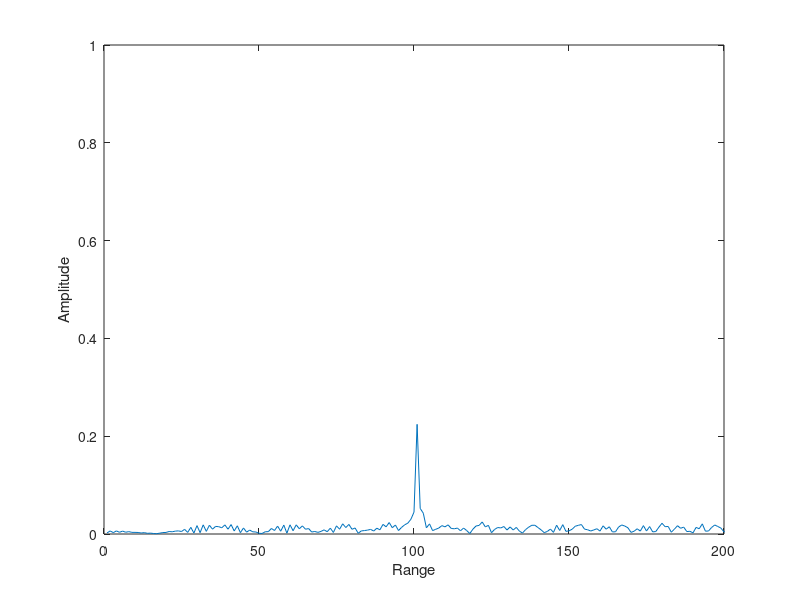
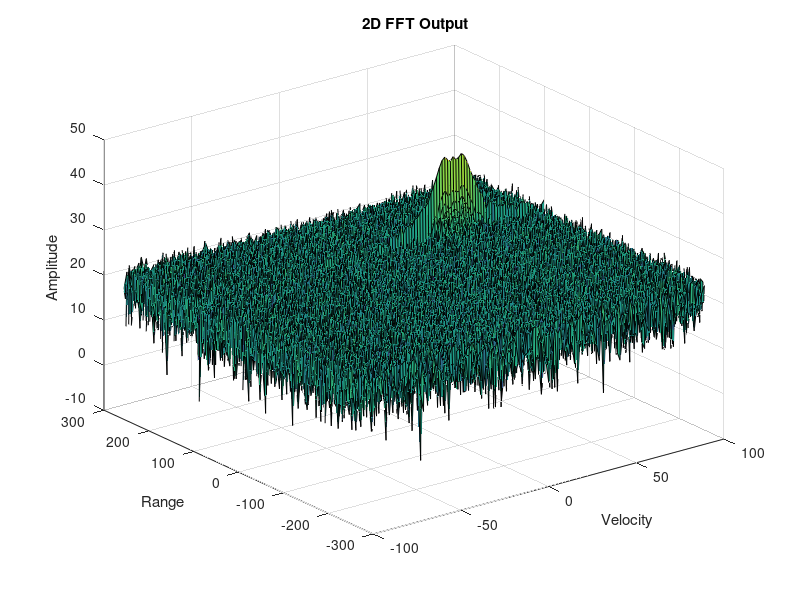

MATLAB code to generate these figures, in order: (Note: this script raises an error after producing the figures.)
clear all
clc;

%% Radar Specifications 
%%%%%%%%%%%%%%%%%%%%%%%%%%%
% Frequency of operation = 77GHz
% Max Range = 200m
% Range Resolution = 1 m
% Max Velocity = 100 m/s
%%%%%%%%%%%%%%%%%%%%%%%%%%%

%speed of light = 3e8
%% User Defined Range and Velocity of target
% *%TODO* :
% define the target's initial position and velocity. Note : Velocity
% remains contant

%given values:
%fr = 77*10^9;
Rmax = 200;
Rr = 1;
Vmax = 100;
c = 3*10^8;

% defined values:
Rtarget = 100;
Vtarget = 50;

 


%% FMCW Waveform Generation

% *%TODO* :
%Design the FMCW waveform by giving the specs of each of its parameters.
% Calculate the Bandwidth (B), Chirp Time (Tchirp) and Slope (slope) of the FMCW
% chirp using the requirements above.

Bsweep = c/(2*Rr); %Bandwidth for each chirp at given resolution
Tchirp  = 5.5*2*Rmax/c; %Chirp time for each chirp
slope = Bsweep/Tchirp; %Slope of the chirp signal

%Operating carrier frequency of Radar 
fc= 77e9;             %carrier freq

                                                          
%The number of chirps in one sequence. Its ideal to have 2^ value for the ease of running the FFT
%for Doppler Estimation. 
Nd=128;                   % #of doppler cells OR #of sent periods % number of chirps

%The number of samples on each chirp. 
Nr=1024;                  %for length of time OR # of range cells

% Timestamp for running the displacement scenario for every sample on each
% chirp
t=linspace(0,Nd*Tchirp,Nr*Nd); %total time for samples


%Creating the vectors for Tx, Rx and Mix based on the total samples input.
Tx=zeros(1,length(t)); %transmitted signal
Rx=zeros(1,length(t)); %received signal
Mix = zeros(1,length(t)); %beat signal

%Similar vectors for range_covered and time delay.
r_t=zeros(1,length(t));
td=zeros(1,length(t));


%% Signal generation and Moving Target simulation
% Running the radar scenario over the time. 

for i=1:length(t)         
    
    
    % *%TODO* :
    %For each time stamp update the Range of the Target for constant velocity. 
    r_t(i) = Rtarget+(Vtarget*t(i));% distance = speed * time
    td(i) = 2*r_t(i)/c; %twice the distnace to and fro
    
    % *%TODO* :
    %For each time sample we need update the transmitted and
    %received signal. 
    Tx(i) = cos(2*pi*((fc*t(i))+((slope*t(i)*t(i))/2)));
    Rx(i) = cos(2*pi*((fc*(t(i)-td(i)))+((slope*(t(i)-td(i))*(t(i)-td(i)))/2)));
    
    % *%TODO* :
    %Now by mixing the Transmit and Receive generate the beat signal
    %This is done by element wise matrix multiplication of Transmit and
    %Receiver Signal
    Mix(i) = Tx(i).*Rx(i);
    
end

%% RANGE MEASUREMENT


 % *%TODO* :
%reshape the vector into Nr*Nd array. Nr and Nd here would also define the size of
%Range and Doppler FFT respectively.
Mix = reshape(Mix,[Nr,Nd]);

 % *%TODO* :
%run the FFT on the beat signal along the range bins dimension (Nr) and
%normalize.
Mix_fft = fft(Mix,Nr);
 % *%TODO* :
% Take the absolute value of FFT output and %normalize
Mix_fft = abs(Mix_fft/Nr);

 % *%TODO* :
% Output of FFT is double sided signal, but we are interested in only one side of the spectrum.
% Hence we throw out half of the samples.
Mix_fft = Mix_fft(1:(Nr/2)+1);

%plotting the range
figure ('Name','Range from First FFT')
%subplot(2,1,1)

 % *%TODO* :
 % plot FFT output 

plot(Mix_fft); 
axis ([0 200 0 1]);
xlabel('Range'); 
ylabel('Amplitude'); 



%% RANGE DOPPLER RESPONSE
% The 2D FFT implementation is already provided here. This will run a 2DFFT
% on the mixed signal (beat signal) output and generate a range doppler
% map.You will implement CFAR on the generated RDM


% Range Doppler Map Generation.

% The output of the 2D FFT is an image that has reponse in the range and
% doppler FFT bins. So, it is important to convert the axis from bin sizes
% to range and doppler based on their Max values.

Mix=reshape(Mix,[Nr,Nd]);

% 2D FFT using the FFT size for both dimensions.
sig_fft2 = fft2(Mix,Nr,Nd);

% Taking just one side of signal from Range dimension.
sig_fft2 = sig_fft2(1:Nr/2,1:Nd);
sig_fft2 = fftshift (sig_fft2);
RDM = abs(sig_fft2);
RDM = 10*log10(RDM) ;

%use the surf function to plot the output of 2DFFT and to show axis in both
%dimensions
doppler_axis = linspace(-100,100,Nd);
range_axis = linspace(-200,200,Nr/2)*((Nr/2)/400);
figure,surf(doppler_axis,range_axis,RDM);
ylabel('Range'); 
xlabel('Velocity'); 
zlabel('Amplitude');
title(' 2D FFT Output');

%% CFAR implementation

%Slide Window through the complete Range Doppler Map

% *%TODO* :
%Select the number of Training Cells in both the dimensions.
Tr = 10;%20%14%12%12%10
Td = 8;%20%14%12%10%8

% *%TODO* :
%Select the number of Guard Cells in both dimensions around the Cell under 
%test (CUT) for accurate estimation
Gr = 5;%8%5
Gd = 5;%6%5
% *%TODO* :
% offset the threshold by SNR value in dB
Offset = 6;%6
% *%TODO* :
%Create a vector to store noise_level for each iteration on training cells
noise_level = zeros(1,1);

signal_cfar = zeros(Nr/2,Nd);
% *%TODO* :
%design a loop such that it slides the CUT across range doppler map by
%giving margins at the edges for Training and Guard Cells.
 
trainingcells = (2*Tr+2*Gr+1)*(2*Td+2*Gd+1) - (2*Gr+1)*(2*Gd+1);%total training cells

for i = 1:(Nr/2 - (2*Gr+2*Tr))%outerloop of range
    for j = 1:(Nd - (2*Gd+2*Td))%inner loops of doppler
        
        %sig1-sig2 is done to only calculate training cells noise signal
        %(Tr and Td)- note we just considering the leading training cells
        %For every iteration sum the signal level within all the training cells.
         %To sum convert the value from logarithmic to linear using db2pow function.
        sig1 = sum(db2pow(RDM(i:i+2*Tr+2*Gr, j:j+2*Td+2*Gd)),'all');
        sig2 = sum(db2pow(RDM(i+Tr:i+Tr+2*Gr, j+Td:j+Td+2*Gd)),'all');    
        noise_level = sig1 - sig2;
        
        %Average the summed values for all of the training cells used for this -
        %convert back to the logarithmic using pow2db funtion.
        threshold = pow2db(noise_level/trainingcells);     
        
        %Further add the offset to it to determine the threshold.
        threshold = threshold + Offset;
        
        %Measuring the signal within the CUT
        signal = RDM(i+Tr+Gr, j+Td+Gd);
        
        % Filter the signal above the threshold
        % Next, compare the signal under CUT with this threshold. 
        %If the CUT level > threshold assign it a value of 1,
        % *%TODO* :
% The process above will generate a thresholded block, which is smaller 
%than the Range Doppler Map as the CUT cannot be located at the edges of
%matrix. Hence,few cells will not be thresholded. To keep the map size same
% set those values to 0. 
        if (db2pow(signal) > db2pow(threshold))
            signal = 1;
        else 
            signal = 0;
        end
        
         if(signal ~= 0 & signal ~= 1)
             signal = 0;
         end
         
        signal_cfar(i+Tr+Gr,j+Td+Gd) = signal; 
        
    end
end

% *%TODO* :
%display the CFAR output using the Surf function like we did for Range
%Doppler Response output.
figure,surf(doppler_axis,range_axis,signal_cfar);
colorbar;
xlabel('Doppler'); 
ylabel('Range');
zlabel('Amplitude');
title('CA-CFAR 2D Output');

figure,surf(doppler_axis,range_axis,signal_cfar);
colorbar;
xlabel('Doppler'); 
ylabel('Range');
zlabel('Amplitude');
title('CA-CFAR Range and Amplitude Output View');
view(90,0);
 
figure,surf(doppler_axis,range_axis,signal_cfar);
colorbar;
xlabel('Doppler'); 
ylabel('Range');
zlabel('Amplitude');
title('CA-CFAR Velocity and Amplitude Output View');
view(0,0); 